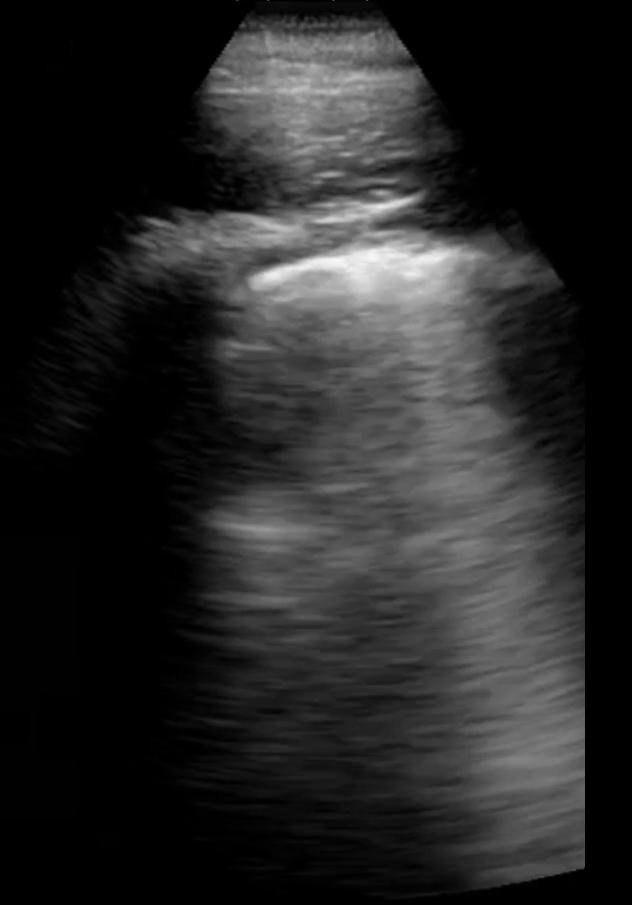
#> input picture memoria/figuras/frame1.png, 632 x 905 px, found by its file name
$ python figuras.py
#> lines starting #> are read from the running program, lines starting #| are printed output that depends on the picture
# -*- coding: utf-8 -*-
"""
Created on Thu Jun 10 12:27:47 2021

@author: Ignacio
"""

import cv2
import matplotlib.pyplot as plt
import numpy as np

#%%

img1 = cv2.imread(r"C:\Principal\fisica-ucm\tfg\B-lines\memoria\figuras\frame1.png")[:,:,0]
#> img1: shape (905, 632); min 0, max 250, mean 37.8
img2 = cv2.imread(r"C:\Principal\fisica-ucm\tfg\B-lines\memoria\figuras\frame2.png")[:,:,0]
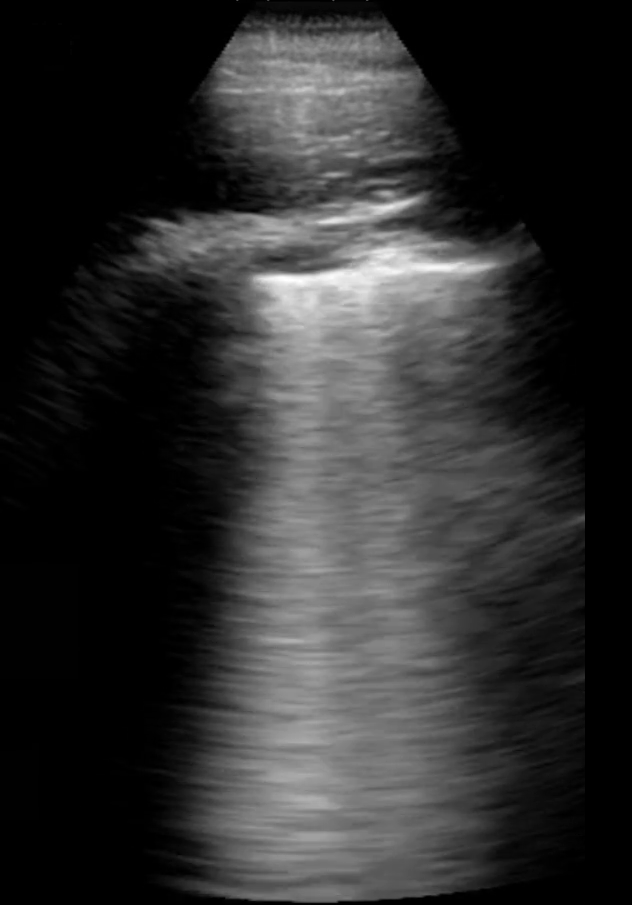
#> input picture memoria/figuras/frame2.png, 632 x 905 px, found by its file name
#> img2: shape (905, 632); min 0, max 255, mean 46.1
img3 = cv2.imread(r"C:\Principal\fisica-ucm\tfg\B-lines\memoria\figuras\frame3.png")[:,:,0]
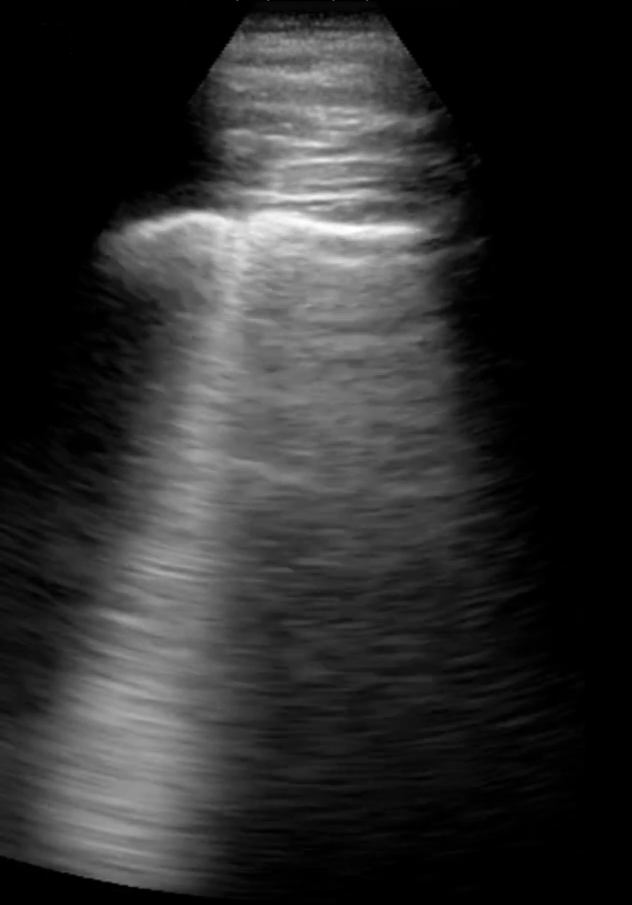
#> input picture memoria/figuras/frame3.png, 632 x 905 px, found by its file name
#> img3: shape (905, 632); min 0, max 255, mean 45.5

img = np.concatenate((img1, img2, img3), axis=1)
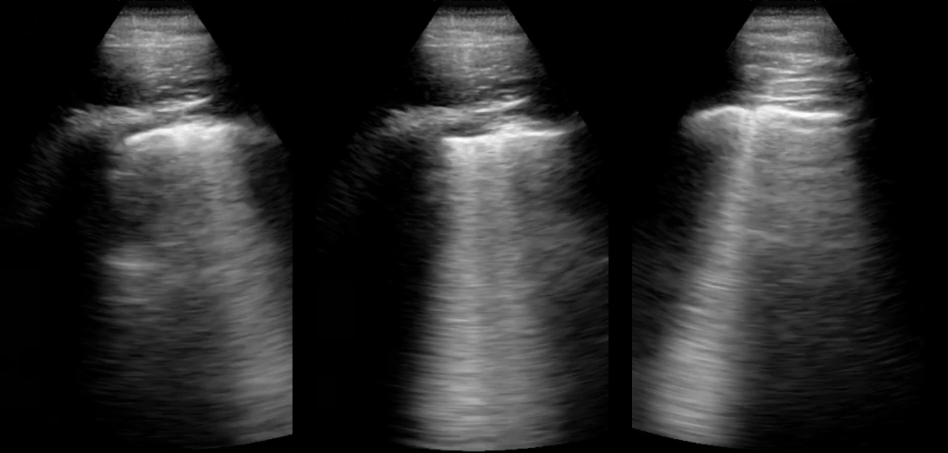
#> img: shape (905, 1896) (shown at 1/2 size); min 0, max 255, mean 43.2
height, width = img.shape
#> height = 905; width = 1896
l = np.round(width/6)
#> l = 316

fig, ax = plt.subplots(figsize=(14, 5))
im = ax.imshow(img, cmap='gray')
# ax.get_xaxis().set_visible(False)
ax.set_xticks([l, 3*l, 5*l])
ax.get_xaxis().set_ticklabels(['frame 1', 'frame 2', 'frame 3'])

# [7 lines of commented-out code are left out]
yticks_locations = [0, 140, 280, 490, 700, 905]
yticks_labels = [0, 2, 4, 7, 10, 13]


ax.set_yticks(yticks_locations)
ax.get_yaxis().set_ticklabels(yticks_labels)
ax.set_ylabel('Depth [cm]')

cbar = fig.colorbar(im, ax=ax, shrink=0.6)
cbar.set_label('Brightness')

# fig.savefig('figuras/key_frames.png')

#%%

img = cv2.imread(r"C:\Principal\fisica-ucm\tfg\B-lines\memoria\figuras\alines.jpg")[:, :, 0]
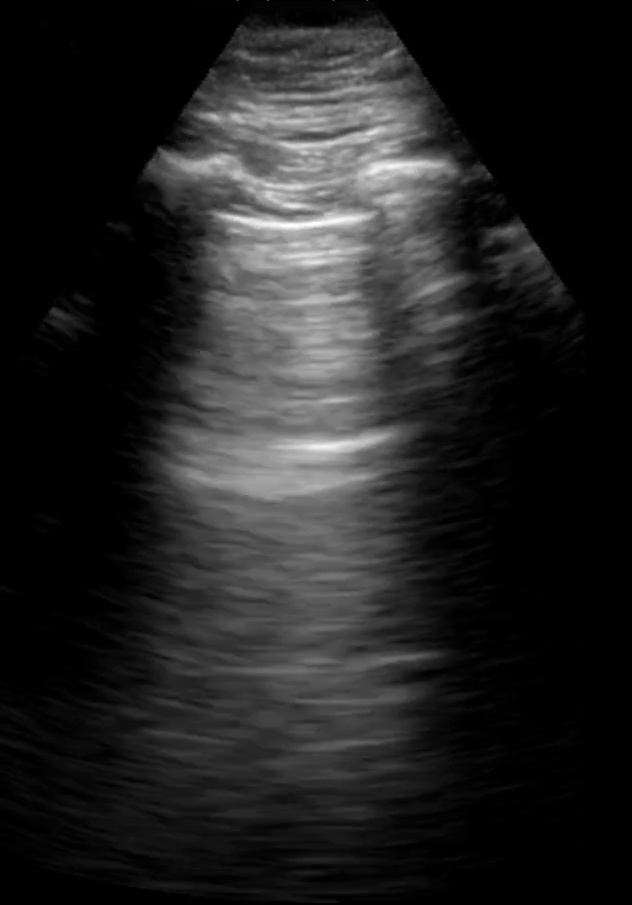
#> input picture memoria/figuras/alines.jpg, 632 x 905 px, found by its file name
#> img: shape (905, 632); min 0, max 255, mean 34.4

fig, ax = plt.subplots(figsize=(5,10))
im = ax.imshow(img, cmap='gray')

yticks_locations = [0, 140, 280, 490, 700, 905]
yticks_labels = [0, 2, 4, 7, 10, 13]


ax.set_yticks(yticks_locations)
ax.get_yaxis().set_ticklabels(yticks_labels)
ax.set_ylabel('Depth [cm]')

ax.get_xaxis().set_visible(False)

fig.colorbar(im, ax=ax, shrink=0.55)

#%%
yticks_locations = [140, 490, 905]
yticks_labels = [2, 7, 13]

#> (the run stopped early here; a loop or call above may not have finished)
